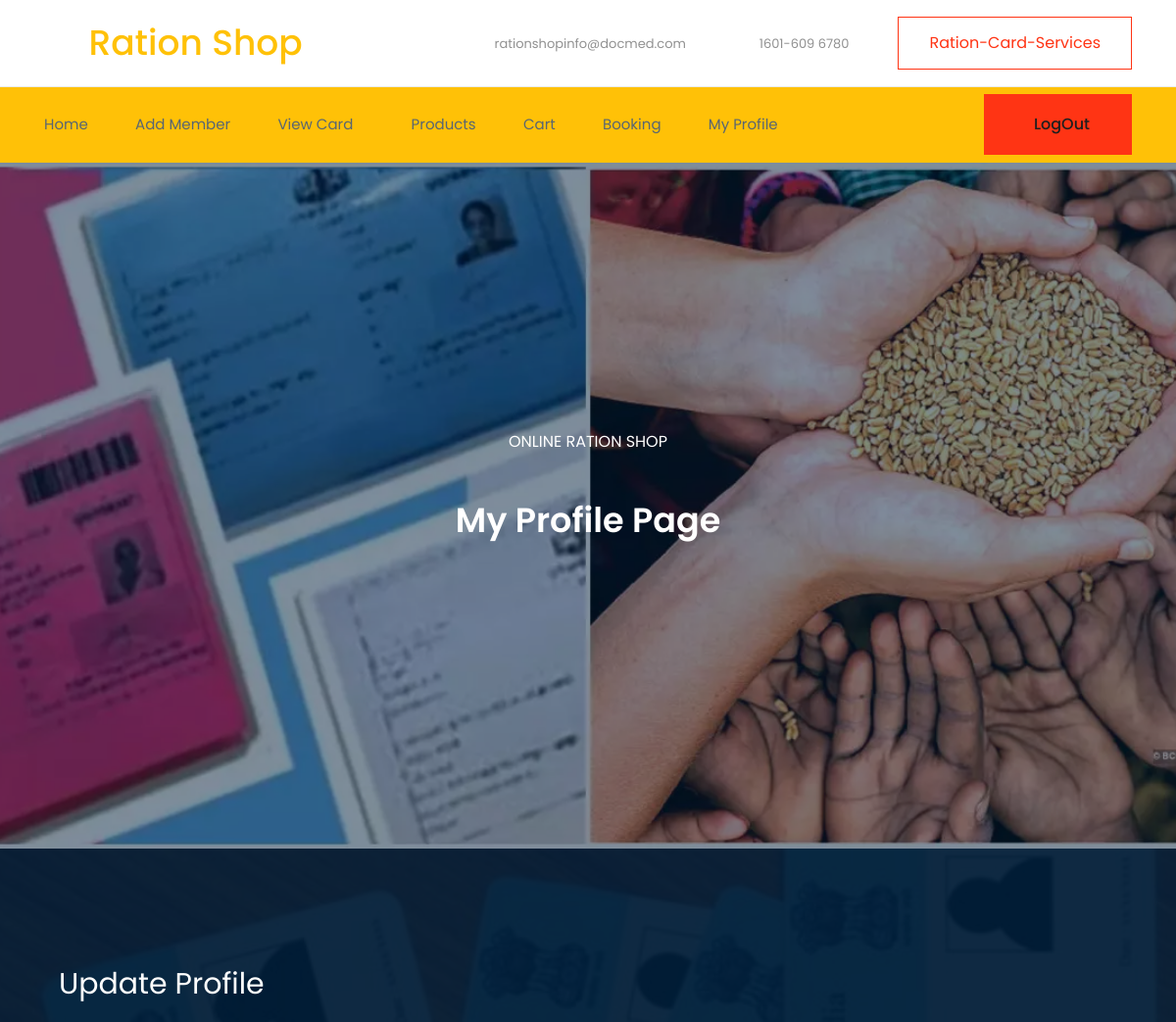
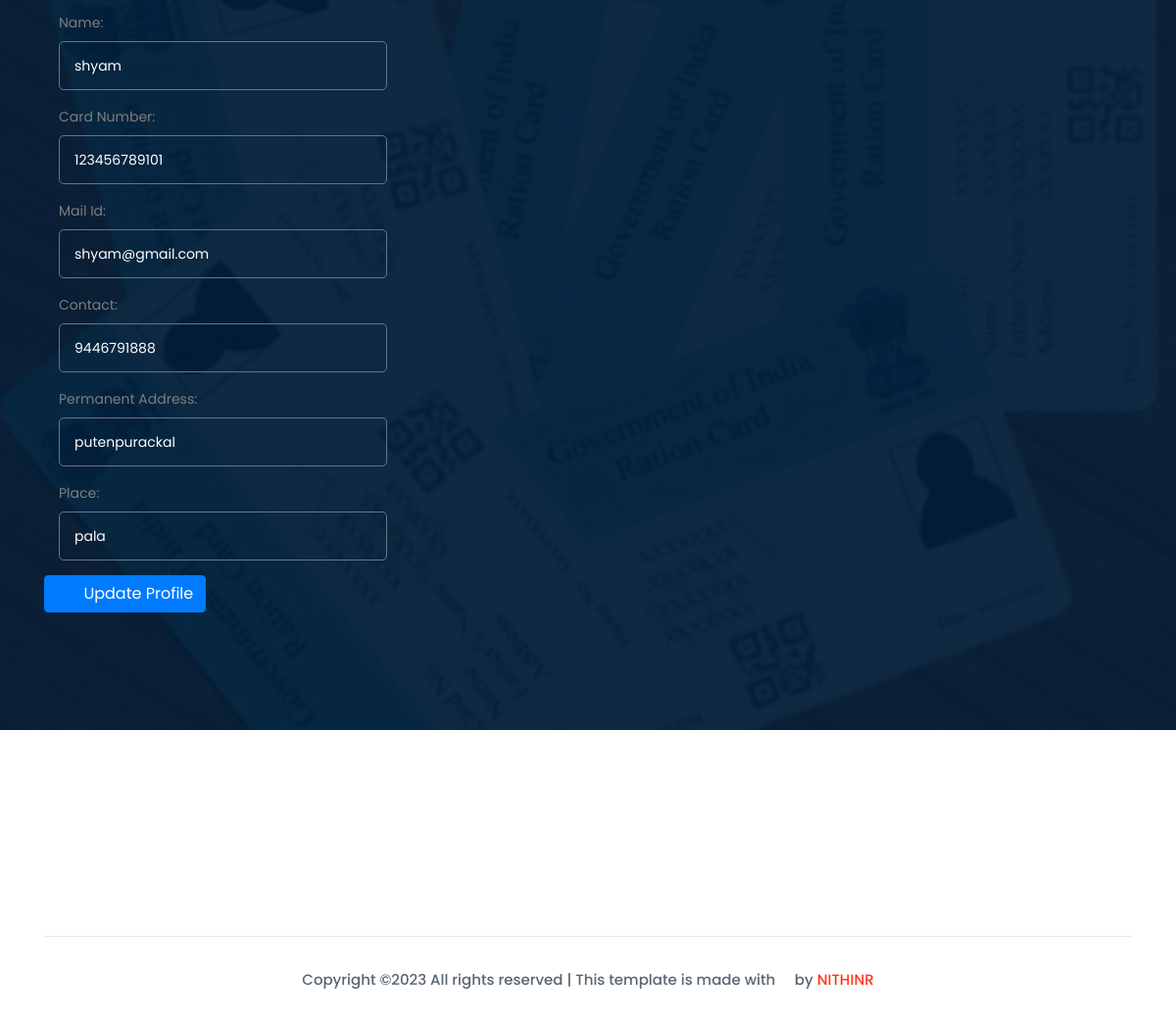
Screenshot of /customer/updateprofile (signed in) with the database file from the repository (2 pictures, top to bottom).
### ration_shop_app/models.py (models this page shows)
class Customer(models.Model):
    user = models.ForeignKey(User, on_delete=models.CASCADE,null=True)
    item = models.ForeignKey(Product, on_delete=models.CASCADE,null=True)
    card = models.ForeignKey(Card, on_delete=models.CASCADE,null=True)
    card_number = models.CharField(max_length=11, null=True)
    contact = models.CharField(max_length=15, null=True)
    email = models.CharField(max_length=100, null=True)
    address = models.CharField(max_length=100, null=True)
    location = models.CharField(max_length=100, null=True)
    total_quantity=models.CharField(max_length=100, null=True)

### ration_shop_app/customer_views.py (the view, shortened to what this page needs)
# urls.py: path('updateprofile',UpdateProfile.as_view())
class UpdateProfile(TemplateView):
    template_name = 'customer/updateprofile.html'
    def get_context_data(self, **kwargs):
        context = super(UpdateProfile, self).get_context_data(**kwargs)
        usid = self.request.user.id
        view_cust = Customer.objects.get(user_id=usid)
        print(view_cust)
        context['view_cust'] = view_cust
        return context

### templates/customer/updateprofile.html (shortened to what this page needs)
{% extends 'customer/base.html' %}
{% load static %}
{% block content %}
    <div class="slider_area">
        <div class="single_slider  d-flex align-items-center slider_bg_1">
            <div class="container">
                <div class="row align-items-center justify-content-center">
                    <div class="col-xl-8">
                        <div class="slider_text text-center justify-content-center">
                            <p>ONLINE RATION SHOP</p>
                            <h3>My Profile Page</h3>
                        </div>
                    </div>
                </div>
            </div>
        </div>
    </div>
    <div class="Estimate_area overlay">
        <div class="container">
            <div class="row">
                <div class="col-xl-8 col-lg-8 col-md-7">
                    <div class="form">
                        <div class="col-xl-4 col-lg-4 col-md-5">
                            <div class="Estimate_info">
                                <h3>Update Profile</h3>
                            </div>
                        </div>
    <br>
                        <form id="register-form" action="" method="post">
                            <div class="col-xl-6">
                                <div class="input_field">
                                    <label for="name">Name:</label>
                                    <input type="text" name="name" value= "{{ view_cust.user.first_name }}" placeholder="Your name">
                                </div>
                            </div>
                            <div class="col-xl-6">
                                <div class="input_field">
                                    <label for="card_number">Card Number:</label>
                                    <input type="card_number" name="card_number" value= "{{ view_cust.card_number }}" placeholder="11 digit Ration Card Number">
                                </div>
                            </div>
                            <div class="col-xl-6">
                                <div class="input_field">
                                    <label for="email">Mail Id:</label>
                                    <input type="email" name="email" value= "{{ view_cust.user.email }}" placeholder="Email">
                                </div>
                            </div>
                            <div class="col-xl-6">
                                <div class="input_field">
                                    <label for="contact">Contact:</label>
                                    <input type="contact" name="contact" value= "{{ view_cust.contact }}" placeholder="Contact Number">
                                </div>
                            </div>
                            <div class="col-xl-6">
                                <div class="input_field">
                                    <label for="address">Permanent Address:</label>
                                    <input type="address" name="address" value= "{{ view_cust.address }}" placeholder="Address">
                                </div>
                            </div>
                            <div class="col-xl-6">
                                <div class="input_field">
                                    <label for="location">Place:</label>
                                    <input type="location" name="location" value= "{{ view_cust.location }}" placeholder="Place">
                                </div>
                            </div>
                            <div class="tile-footer">
                                <div class="row">
                                  <div class="col-md-8 col-md-offset-3">
                                    <button class="btn btn-primary" value="pf" name="profile" type="submit"><i class="fa fa-fw fa-lg fa-check-circle"></i>Update Profile</button>
                                  </div>
                                </div>
                              </div>
                        </form>
                    </div>
                </div>
            </div>
        </div>
    </div>
    {% endblock  %}

### rows the page displays
Customer: name "shyam", card_number "123456789101", email "shyam@gmail.com", contact "9446791888", address "putenpurackal", location "pala"
